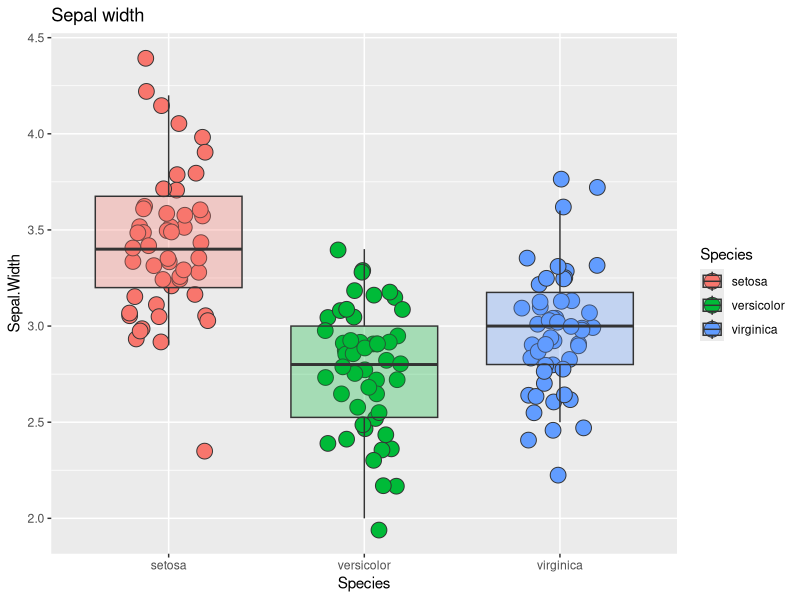

Write R code to recreate this figure.
## ---- chunk 1
data(iris)
library(ggplot2)
ggplot(iris, aes(x=Species, y=Sepal.Width)) +
      geom_point(
        aes(
          fill   = Species), 
          size   = 5, 
          shape  = 21, 
          colour = "grey20",
          position = position_jitter(width=0.2, height=0.1
        )
      ) +
      geom_boxplot(outlier.colour=NA, aes(fill=Species), colour="grey20", alpha=0.3) +
      ggtitle("Sepal width")
